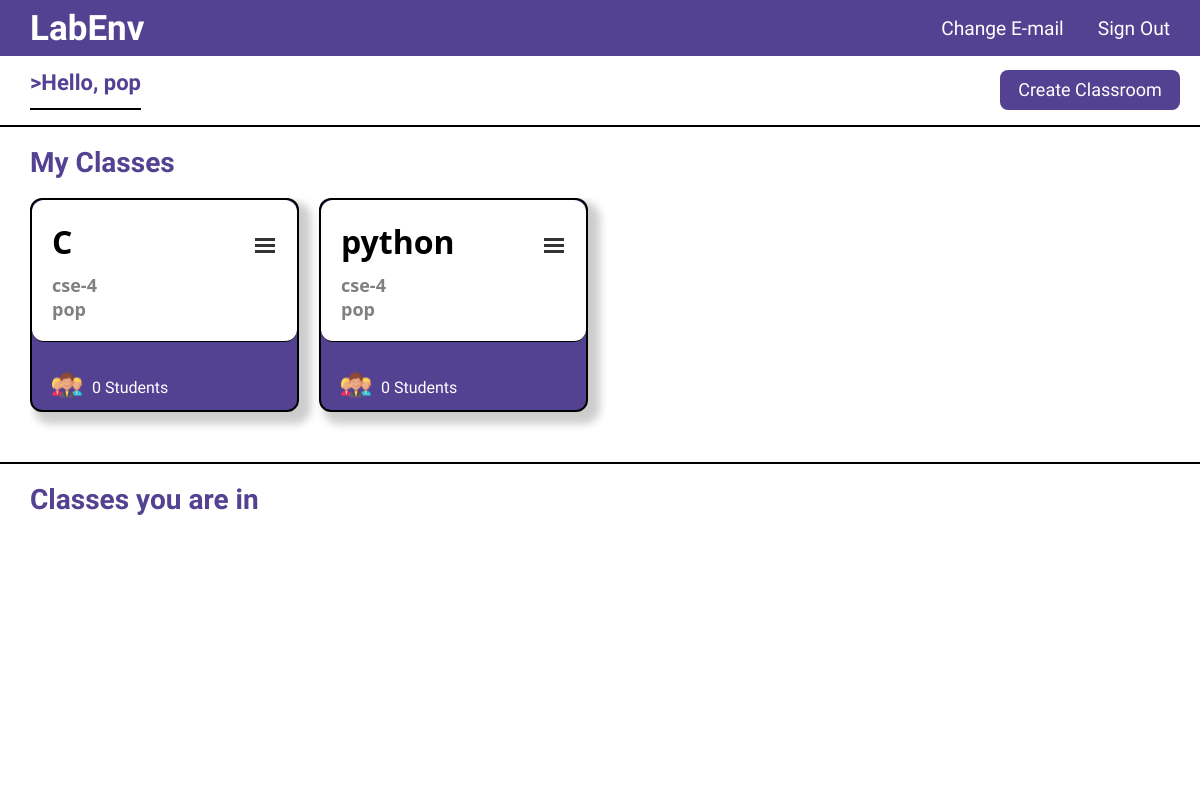
The app's page /lab/ (signed in), older data.
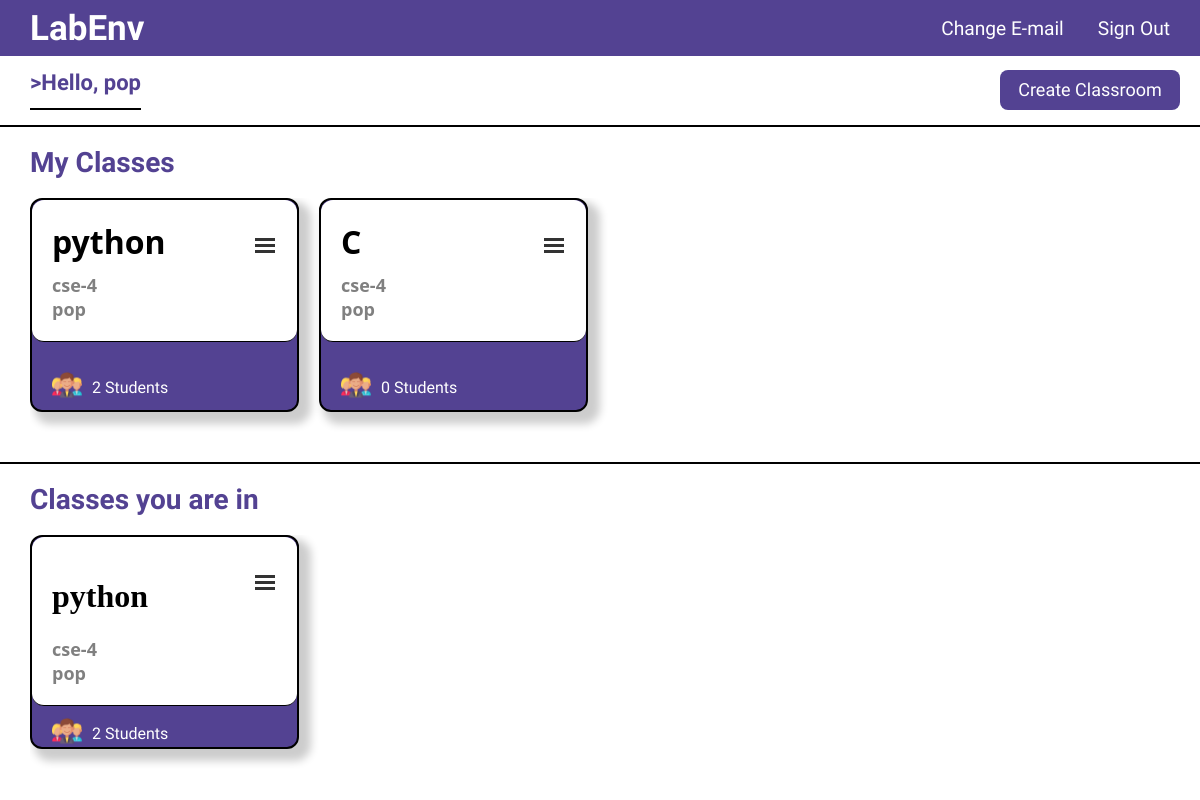
The same page, newer data.
### lab/models.py (models this page shows, shortened)
class ClassRoom(models.Model):
    host = models.ForeignKey(User,on_delete=models.CASCADE,null=True)
    subject = models.CharField(max_length=200)
    classname = models.CharField(max_length=10)
    students = models.ManyToManyField(User,related_name="participants",blank=True)
    created = models.DateTimeField(auto_now_add=True)
    updated = models.DateTimeField(auto_now=True)
    class Meta:
        ordering = ['-updated', '-created']

### lab/views.py (the view)
# urls.py: 2. Add a URL to urlpatterns:  path('', views.home, name='home')
@login_required(login_url='/accounts/login')
def home(request):
    classes = ClassRoom.objects.filter(host=request.user)
    all_classes = ClassRoom.objects.all()
    classes_you_are_in=[]
    for user_class in all_classes:
        if user_class.students.filter(username = request.user):
            classes_you_are_in.append(user_class)
    return render(request, 'lab/home.html',{'classes':classes,'classes_you_are_in':classes_you_are_in})

### templates/lab/home.html (shortened to what this page needs)
{% extends "account/base.html" %}
{% load static %}
{% block content %}
<div class='home'>
    <div class='top'>
        <h1 class='heading' style="font-size: 22px ;border-bottom: 2px solid black;"> >Hello, {{user.username}} </h1>
        <a href="{% url 'create_class' %}">
            <button class='createbutton'>Create Classroom</button>
        </a>
    </div>
    <div class='class'>
        <h1 class='heading' style="font-size: 28px ;">My Classes</h1>
        <div class='classes'>
            {% for classroom in classes %}
                <div class='card'>
                    <div class='card-header'>
                        <div>
                            <div class='card-heading'>
                                <a href="{% url 'classroom' pk=classroom.id %}" class='card-link' title='{{ classroom.subject }}'>
                                    {{classroom.subject}}
                                </a>
                            </div>
                            <h2 class='card-info'>{{classroom.classname}}</h3>
                            <h3 class='card-info'>{{classroom.host}}</h2>
                        </div>
                        <div class="container" onclick="myFunction(this)">
                            <div class="bar1"></div>
                            <div class="bar2"></div>
                            <div class="bar3"></div>
                        </div>
                    </div>
                    <div class='card-tail'>
                        <img src="{% static 'images/people.png' %}" alt="">
                        <h4>{{ classroom.students.count }} Students</h4>
                    </div>
                </div>
            {% endfor %}
        </div>
    </div>
    <div class='class'>
        <h1 class='heading' style="font-size: 28px ;">Classes you are in</h1>
        <div class='classes'>
            {% for classroom in classes_you_are_in %}
                <div class='card'>
                    <div class='card-header'>
                        <div>
                            <a href="{% url 'classroom' pk=classroom.id %}" style="text-decoration: none;color: black;">
                                <h1 class='card-name'>{{classroom.subject}}</h1>
                            </a>
                            <h2 class='card-info'>{{classroom.classname}}</h3>
                            <h3 class='card-info'>{{classroom.host}}</h2>
                        </div>
                        <div class="container" onclick="myFunction(this)">
                            <div class="bar1"></div>
                            <div class="bar2"></div>
                            <div class="bar3"></div>
                        </div>
                    </div>
                    <div class='card-tail'>
                        <img src="{% static 'images/people.png' %}" alt="">
                        <h4>{{ classroom.students.count }} Students</h4>
                    </div>
                </div>
            {% endfor %}
        </div>
    </div>
</div>
{% endblock content %}

### templates/account/base.html (shortened to what this page needs)
{% load static %}
<link rel="stylesheet" href="{% static 'accounts/styles.css' %}" >
<!DOCTYPE html>
<html>
  <head>
  </head>
  <body>
    {% block body %}
    <div class="navbar">
      <div class="title">
        {% if user.is_authenticated %}
        <a href="{% url 'home' %}">LabEnv</a>
        {% else %}
        <a href="{% url 'account_login' %}">LabEnv</a>
        {% endif %}
      </div>
      <div class="buttons">
        {% if user.is_authenticated %}
        <span><a href="{% url 'account_email' %}">Change E-mail</a></span>
        <span><a href="{% url 'account_logout' %}">Sign Out</a></span>
        {% else %}
        <span><a href="{% url 'account_login' %}">Sign In</a></span>
        <span><a href="{% url 'account_signup' %}">Sign Up</a></span>
        {% endif %}
      </div>
    </div>
    {% block content %}
    {% endblock %}
    {% endblock %}
  </body>
  </html>

### assets/accounts/styles.css (style rules this page uses)
body { margin: 0; margin-top: 55px; background-color: white; }
.navbar { background-color: #534292; width: 100%; height: 3.5em; display: flex; justify-content: space-between; align-items: center; position: fixed; top: 0; right: 0; left: 0; }
.navbar > .title { margin-left: 30px; text-decoration: none; font-family: 'Sono', sans-serif; font-weight: 700; font-size:35px; }
.navbar > .title > a { text-decoration: none; color: white; }
.navbar > .buttons > span > a { margin-right: 30px; text-decoration: none; font-family: 'Ubuntu', sans-serif; color:white; font-size:larger; }
a { text-decoration: none; color:rgb(50, 154, 239); }
.home { display: flex; flex-direction: column; height: 100%; margin: 0; }
.top { display: flex; justify-content: space-between; padding: 0px 20px 0px 30px; height: 70px; }
.heading { color: #534292; font-size: x-large; font-family: 'Ubuntu', sans-serif; }
.createbutton { font-size: large; font-family: 'Ubuntu', sans-serif; color: white; background-color: #534292; margin-top: 14.740px; margin-bottom: 14.740px; border: none; border-radius: 8px; height: 40px; width: 180px; cursor: pointer; }
.class { display: flex; flex-direction: column; padding: 0px 30px; background-color: white; height: 45%; border-top: 2px solid black; }
.classes { display: grid; grid-auto-flow: column; overflow: scroll; justify-content: flex-start; padding-bottom: 20px; }
.card { display: flex; flex-direction: column; background-color: #534292; border: 2px solid black; height: 210px; width: 265px; margin-right: 20px; border-radius: 12px; justify-content: space-between; box-shadow: 8px 8px 8px 4px rgba(0,0,0,0.2); }
.card-header { border-bottom: 1px solid black; padding: 20px 20px; background-color: white; border-radius: 12px; display: flex; justify-content: space-between; }
.card-heading { width: 200px; }
.card-link { display: block; text-decoration: none; white-space: nowrap; overflow: hidden; text-overflow: ellipsis; font-family: 'Segoe UI', sans-serif; font-size: xx-large; font-weight: 600; margin: 0 0 10px 0; color: black; }
.card-info { font-family: 'Segoe UI', sans-serif; font-weight: 600; font-size: large; margin: 0; color: grey; }
.card-tail { display: flex; height: 50px; padding-left: 20px; align-items: center; }
.card-tail > h4 { font-family: 'Ubuntu', sans-serif; padding-left: 10px; height: 10px; margin-top: 18px; font-weight: 400; color: white; }
.card-tail > img { display: flex; align-items: center; height: 60%; width: auto; }
.container { display: inline-block; cursor: pointer; padding-top: 15px; }
.bar1, .bar2, .bar3 { width: 20px; height: 3px; background-color: #333; margin: 3px 2px; transition: 0.4s; }

Row changes from the older to the newer data that the page shows:
now on one of the page's lists (row edited): ClassRoom: subject "python", classname "cse-4", host "pop", students.count "2"
changed ClassRoom "python": students.count "0" → "2"; moves up the list
